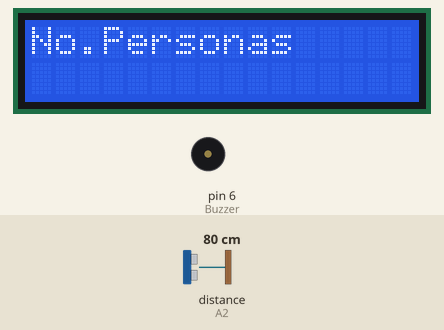
A sketch run on a simulated Arduino Uno, built with avr-gcc and run on an emulated ATmega328P. Parts: 16×2 character LCD, buzzer (waves = sounding). Wiring (inferred from the names in the program): ultrasonic range finder: trigger A3; echo A2. Inputs (shaded band) come from the test bench; at power-on: distance to the obstacle (sensor on A2) 80 cm. The echo pulse lasts 58.3 µs per cm.

Above: at 1.2 s.
1.3 s: distance to the obstacle (sensor on A2) set to 13 cm
3.3 s: distance to the obstacle (sensor on A2) set to 10 cm
At 4.5 s:
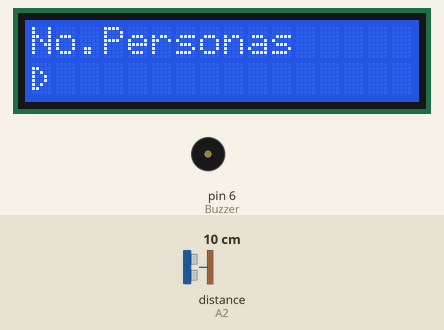
At 5.0 s:
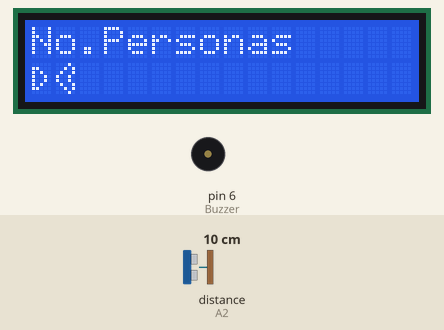
6.3 s: distance to the obstacle (sensor on A2) set to 2 cm
8.1 s: distance to the obstacle (sensor on A2) set to 9 cm
At 9.0 s:
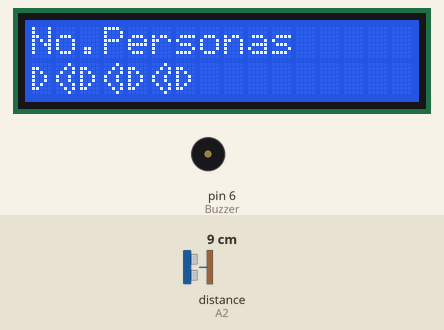
11.1 s: distance to the obstacle (sensor on A2) set to 4 cm
12.7 s: distance to the obstacle (sensor on A2) set to 9 cm
At 15.2 s:
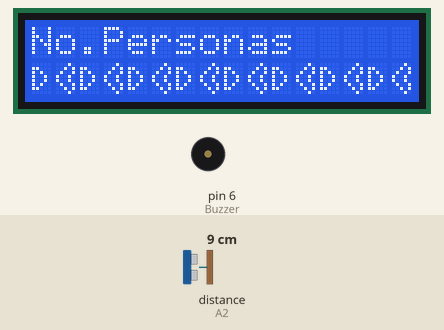
Timing chart, 0 to 16.7 s (numbered marks = the images above; inputs shaded):
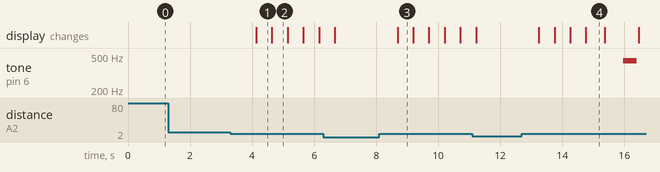

The sketch:

sensor_de_personas.ino
```cpp
/*
 Fundacion Kinal
 Electronica
Grado: Quito perito
seccion: A
curso: taller de electronica
Nombre: Diego Alejandro Culajay Gonzalez
carnet: 2019485
*/
#include <LiquidCrystal.h>

#define RS 11
#define enable 10
#define D4 2
#define D5 3
#define D6 4
#define D7 5
#define trig A3
#define echo A2
#define Buzzer 6

int Distancia;
int Duracion;
int conteo = 0;
int nota_la = 440;

LiquidCrystal LCD_sensor(RS, enable, D4, D5, D6, D7);

byte Dnormal[] = {
  0b00000,
  0b11000,
  0b10100,
  0b10010,
  0b10010,
  0b10100,
  0b11000,
  0b00000
};

byte corazonD[] = {
  0b00010,
  0b00101,
  0b01001,
  0b10010,
  0b10010,
  0b01001,
  0b00101,
  0b00010
};

void setup() {
  pinMode(A3, OUTPUT);
  pinMode(A2, INPUT);
  pinMode(Buzzer, OUTPUT);
  LCD_sensor.begin(16, 2);
  LCD_sensor.setCursor(0, 0);
  LCD_sensor.print("No.Personas");
  LCD_sensor.setCursor(0, 0);
  LCD_sensor.createChar(1, Dnormal);
  LCD_sensor.createChar(2, corazonD);
}

void loop() {
  LCD_sensor.write(1);
  LCD_sensor.write(2);

  digitalWrite(trig, HIGH);
  delay(1);
  digitalWrite(trig, LOW);
  Duracion = pulseIn(echo, HIGH);
  Distancia = Duracion / 59;
  Serial.println(Distancia);
  delay(500);

  if (Distancia > 5 && Distancia < 11) {
    conteo = incrementarConteo(conteo);
  }

  actualizarDisplay(conteo);
  reproducirBuzzer(conteo);
}

int incrementarConteo(int conteoActual) {
  return conteoActual + 1;
}

void actualizarDisplay(int conteoActual) {
  if (conteoActual < 16) {
    int columna = 0;
    int i = 0;
    while (i < conteoActual) {
      if (columna == 0) {
        LCD_sensor.setCursor(i, 1);
        LCD_sensor.write(1);
        columna = 1;
        i++;
      } else if (columna == 1) {
        LCD_sensor.setCursor(i, 1);
        LCD_sensor.write(2);
        columna = 0;
        i++;
      }
    }
    for (i = i; i < 16; i++) {
      LCD_sensor.setCursor(i, 1);
      LCD_sensor.write(' ');
    }
  } else {
    LCD_sensor.setCursor(15, 1);
    LCD_sensor.write(2);
    delay(600);
    LCD_sensor.setCursor(15, 1);
    LCD_sensor.write(1);
    delay(600);
  }
}

void reproducirBuzzer(int conteoActual) {
  if (conteoActual >= 16) {
    tone(Buzzer, nota_la, 440);
  } else {
    noTone(Buzzer);
  }
}
```

Measured:
- the behaviour switches between 12 and 11 cm on distance to the obstacle (sensor on A2) (found by bisection; images 0 and 1)
- after the input at 1.3 s, every drawn part: stays the same
- after the input at 3.3 s, the display: changes after 0.83 s (image 1)
- after the input at 8.1 s, the display: changes after 0.59 s (image 3)
- after the input at 12.7 s, tone on pin 6 (Buzzer): silent → 440 Hz after 3.3 s, → silent 0.44 s later; the display: first changes after 0.55 s (image 4 shows a later state)
- what the display in image 1 shows lasts 0.5 s, from 4.1 s to 4.6 s
- what the display in image 4 shows lasts 0.6 s, from 14.8 s to 15.4 s
